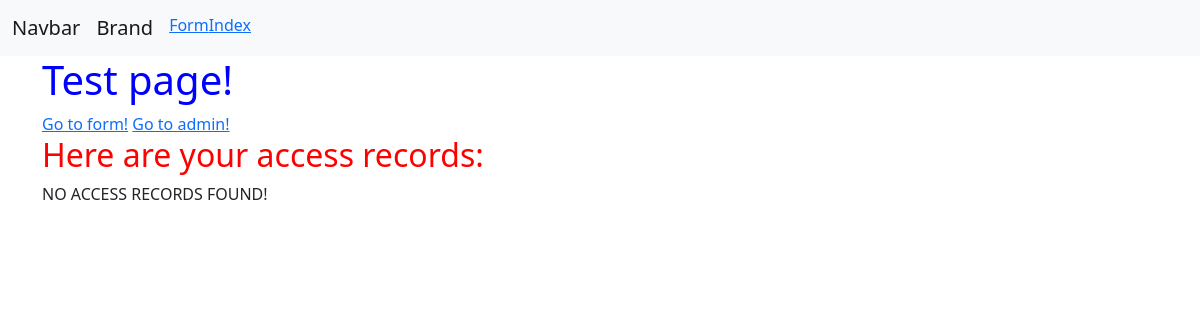
/, run on an earlier commit of the app's database.
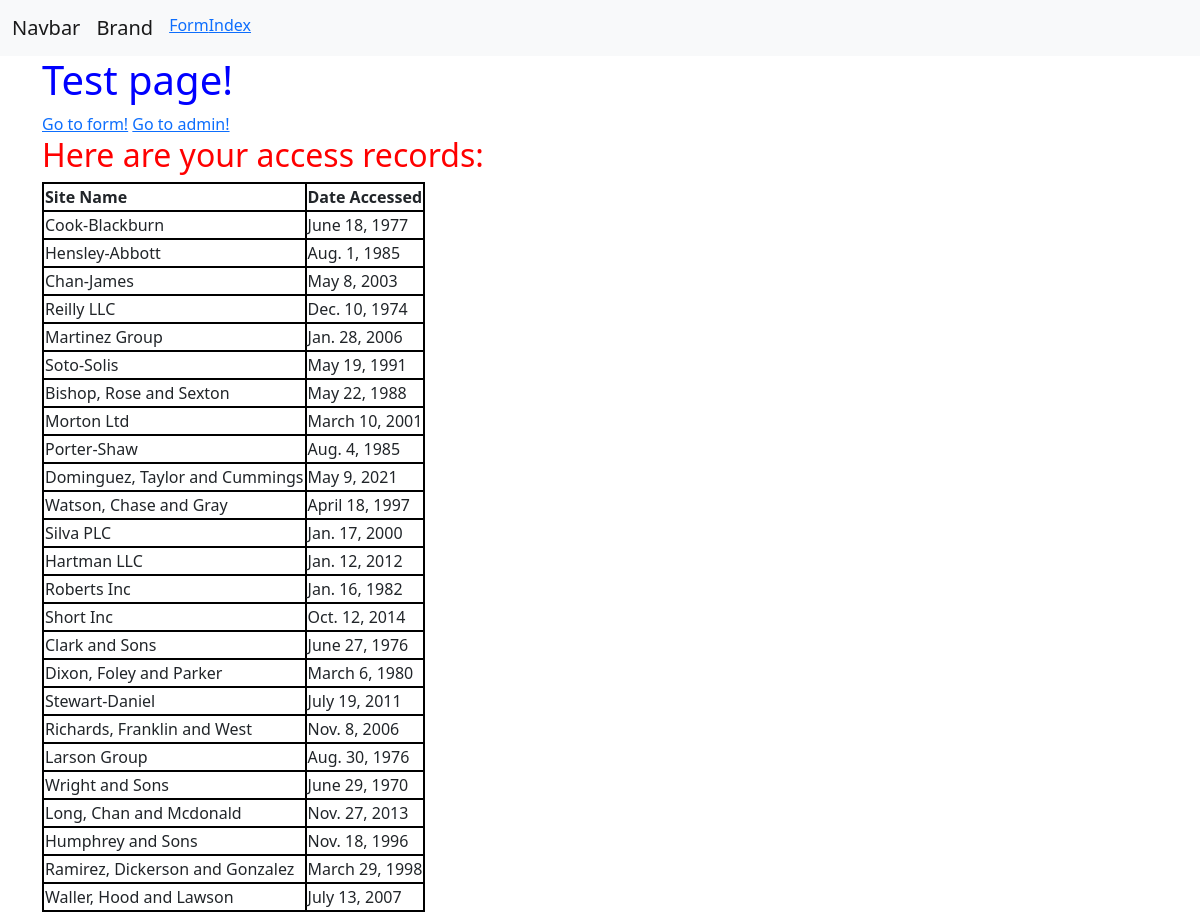
And on a later commit of the database.
### app_1/models.py (models this page shows, shortened)
class AccessRecord(models.Model):
    name = models.ForeignKey(Webpage, on_delete=models.CASCADE)
    date = models.DateField()

class Webpage(models.Model):
    topic = models.ForeignKey(Topic, on_delete=models.CASCADE)
    name = models.CharField(max_length = 264, unique = True)
    url = models.URLField(unique=True)
    def __str__(self):
        return self.name

### app_1/views.py (the view)
# urls.py: path('',views.index, name = 'index'),
def index(request):
    webpage_list = AccessRecord.objects.all()
    date_dict = {'access_records': webpage_list}
    return render(request, 'app_1/index.html', context = date_dict)

### templates/app_1/index.html (shortened to what this page needs)
<!DOCTYPE html>
{% load static %}
<html lang="en">
<head>
        <link href="https://cdn.jsdelivr.net/npm/bootstrap@5.2.0/dist/css/bootstrap.min.css" rel="stylesheet">
    <link rel="stylesheet" href="{% static "css/style.css" %}"/>
</head>
<body>
<nav class="navbar navbar-expand-lg bg-light">
  <div class="container-fluid">
          <a class="navbar-brand" href="#">Navbar</a>
      <ul class = "navbar-nav me-auto mb-2 mb-lg-0">
            <li><a class="navbar-brand" >Brand</a></li>
            <li><a class="navbar-item" href="{% url 'app_1_tag:webpageinput' %}">Form</a></li>
            <li><a class="navbar-item" href="{% url 'index' %}">Index</a></li>
        </ul>
    </div>
</nav>
<div class="container">
    {% block body_block %}
    <h1>Test page!</h1>
<a href="{% url 'app_1_tag:webpageinput' %}">Go to form!</a>
<a href="{% url 'admin:index' %}">Go to admin!</a>
<h2>Here are your access records:</h2>
<div class="djangotwo">
    {% if access_records %}
    <table>
        <thead>
        <th>Site Name</th>
        <th>Date Accessed</th>
        </thead>
    {% for acc in access_records %}
    <tr>
        <td>{{ acc.name }}</td>
        <td>{{ acc.date }}</td>
    </tr>
    {% endfor %}
    </table>
    {% else %}
    <p>NO ACCESS RECORDS FOUND!</p>
    {% endif %}
</div>
    {% endblock %}
</div>
</body>
</html>

### static/css/style.css (style rules this page uses)
h1 { color: blue; }
table, th, td { border : 2px solid black }
h2 { color : red }

What changed in the data, as far as the page shows it:
added AccessRecord: name "Cook-Blackburn", date "June 18, 1977"
added AccessRecord: name "Hensley-Abbott", date "Aug. 1, 1985"
added AccessRecord: name "Chan-James", date "May 8, 2003"
added AccessRecord: name "Reilly LLC", date "Dec. 10, 1974"
added AccessRecord: name "Martinez Group", date "Jan. 28, 2006"
added AccessRecord: name "Soto-Solis", date "May 19, 1991"
added AccessRecord: name "Bishop, Rose and Sexton", date "May 22, 1988"
added AccessRecord: name "Morton Ltd", date "March 10, 2001"
added AccessRecord: name "Porter-Shaw", date "Aug. 4, 1985"
added AccessRecord: name "Dominguez, Taylor and Cummings", date "May 9, 2021"
added AccessRecord: name "Watson, Chase and Gray", date "April 18, 1997"
added AccessRecord: name "Silva PLC", date "Jan. 17, 2000"
added AccessRecord: name "Hartman LLC", date "Jan. 12, 2012"
added AccessRecord: name "Roberts Inc", date "Jan. 16, 1982"
added AccessRecord: name "Short Inc", date "Oct. 12, 2014"
added AccessRecord: name "Clark and Sons", date "June 27, 1976"
added AccessRecord: name "Dixon, Foley and Parker", date "March 6, 1980"
added AccessRecord: name "Stewart-Daniel", date "July 19, 2011"
added AccessRecord: name "Richards, Franklin and West", date "Nov. 8, 2006"
added AccessRecord: name "Larson Group", date "Aug. 30, 1976"
added AccessRecord: name "Wright and Sons", date "June 29, 1970"
added AccessRecord: name "Long, Chan and Mcdonald", date "Nov. 27, 2013"
added AccessRecord: name "Humphrey and Sons", date "Nov. 18, 1996"
added AccessRecord: name "Ramirez, Dickerson and Gonzalez", date "March 29, 1998"
added AccessRecord: name "Waller, Hood and Lawson", date "July 13, 2007"
Also different on the page:
text no longer shown: "NO ACCESS RECORDS FOUND!"
text now shown: "Site Name Date Accessed"
